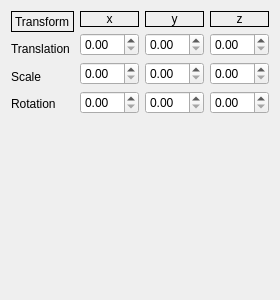
<?xml version="1.0" encoding="UTF-8"?>
<ui version="4.0">
 <class>Inspector</class>
 <widget class="QWidget" name="Inspector">
  <property name="geometry">
   <rect>
    <x>0</x>
    <y>0</y>
    <width>280</width>
    <height>300</height>
   </rect>
  </property>
  <property name="windowTitle">
   <string>Form</string>
  </property>
  <layout class="QVBoxLayout" name="verticalLayout_5">
   <item>
    <layout class="QHBoxLayout" name="horizontalLayout">
     <item>
      <layout class="QVBoxLayout" name="verticalLayout">
       <item>
        <widget class="QLabel" name="label_transform">
         <property name="frameShape">
          <enum>QFrame::Panel</enum>
         </property>
         <property name="frameShadow">
          <enum>QFrame::Plain</enum>
         </property>
         <property name="lineWidth">
          <number>1</number>
         </property>
         <property name="text">
          <string>Transform</string>
         </property>
         <property name="textFormat">
          <enum>Qt::AutoText</enum>
         </property>
        </widget>
       </item>
       <item>
        <widget class="QLabel" name="label_transform_translation">
         <property name="text">
          <string>Translation</string>
         </property>
        </widget>
       </item>
       <item>
        <widget class="QLabel" name="label_transform_scale">
         <property name="text">
          <string>Scale</string>
         </property>
        </widget>
       </item>
       <item>
        <widget class="QLabel" name="label_transform_rotation">
         <property name="text">
          <string>Rotation</string>
         </property>
        </widget>
       </item>
      </layout>
     </item>
     <item>
      <layout class="QVBoxLayout" name="verticalLayout_2">
       <item>
        <widget class="QLabel" name="label_transform_x">
         <property name="frameShape">
          <enum>QFrame::Panel</enum>
         </property>
         <property name="text">
          <string>x</string>
         </property>
         <property name="alignment">
          <set>Qt::AlignCenter</set>
         </property>
        </widget>
       </item>
       <item>
        <widget class="QDoubleSpinBox" name="doubleSpinBox_transform_translation_x"/>
       </item>
       <item>
        <widget class="QDoubleSpinBox" name="doubleSpinBox_transform_scale_x"/>
       </item>
       <item>
        <widget class="QDoubleSpinBox" name="doubleSpinBox_transform_rotation_x"/>
       </item>
      </layout>
     </item>
     <item>
      <layout class="QVBoxLayout" name="verticalLayout_3">
       <item>
        <widget class="QLabel" name="label_transform_y">
         <property name="frameShape">
          <enum>QFrame::Panel</enum>
         </property>
         <property name="text">
          <string>y</string>
         </property>
         <property name="alignment">
          <set>Qt::AlignCenter</set>
         </property>
        </widget>
       </item>
       <item>
        <widget class="QDoubleSpinBox" name="doubleSpinBox_transform_translation_y"/>
       </item>
       <item>
        <widget class="QDoubleSpinBox" name="doubleSpinBox_transform_scale_y"/>
       </item>
       <item>
        <widget class="QDoubleSpinBox" name="doubleSpinBox_transform_rotation_y"/>
       </item>
      </layout>
     </item>
     <item>
      <layout class="QVBoxLayout" name="verticalLayout_4">
       <item>
        <widget class="QLabel" name="label_transform_z">
         <property name="frameShape">
          <enum>QFrame::Panel</enum>
         </property>
         <property name="text">
          <string>z</string>
         </property>
         <property name="alignment">
          <set>Qt::AlignCenter</set>
         </property>
        </widget>
       </item>
       <item>
        <widget class="QDoubleSpinBox" name="doubleSpinBox_transform_translation_z"/>
       </item>
       <item>
        <widget class="QDoubleSpinBox" name="doubleSpinBox_transform_scale_z"/>
       </item>
       <item>
        <widget class="QDoubleSpinBox" name="doubleSpinBox_transform_rotation_z"/>
       </item>
      </layout>
     </item>
    </layout>
   </item>
   <item>
    <spacer name="verticalSpacer">
     <property name="orientation">
      <enum>Qt::Vertical</enum>
     </property>
     <property name="sizeHint" stdset="0">
      <size>
       <width>20</width>
       <height>174</height>
      </size>
     </property>
    </spacer>
   </item>
  </layout>
 </widget>
 <resources/>
 <connections/>
</ui>
